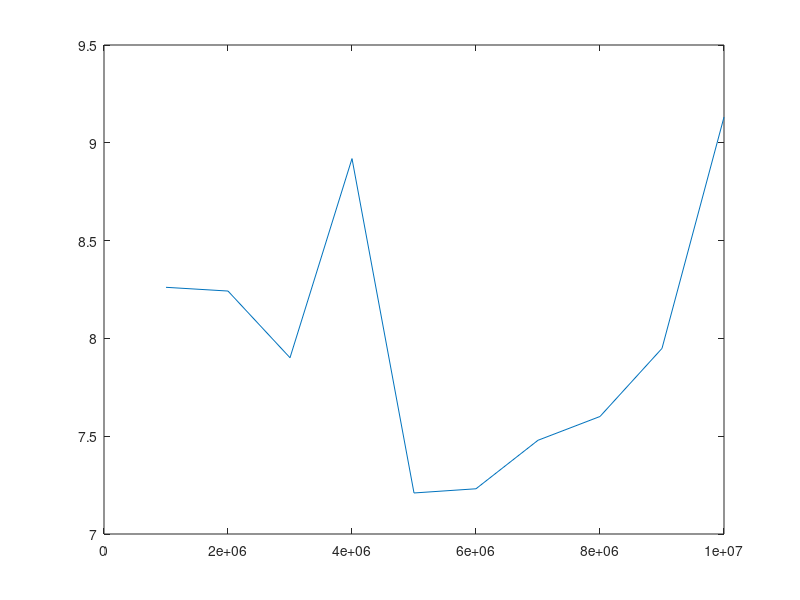

Write MATLAB code to recreate this figure. (Note: this script raises an error after producing the figure.)
x = [1000000,2000000,3000000,4000000,5000000,6000000,7000000,8000000,9000000,10000000]
tiempo_real = [8.2612037659,8.24213027953,7.9011917114,8.9192390442,7.2097778320,7.2312355042,7.4791908264,7.6007843018,7.9488754272,9.1314315796]



t_real = plot(x, tiempo_real)
t_real.Marker = 'o'
legend([t_real],'Tiempo Real')

title('Árbol Binario de Búsqueda')
ylabel('Tiempo (s)');
xlabel('Tamaño de entrada');
